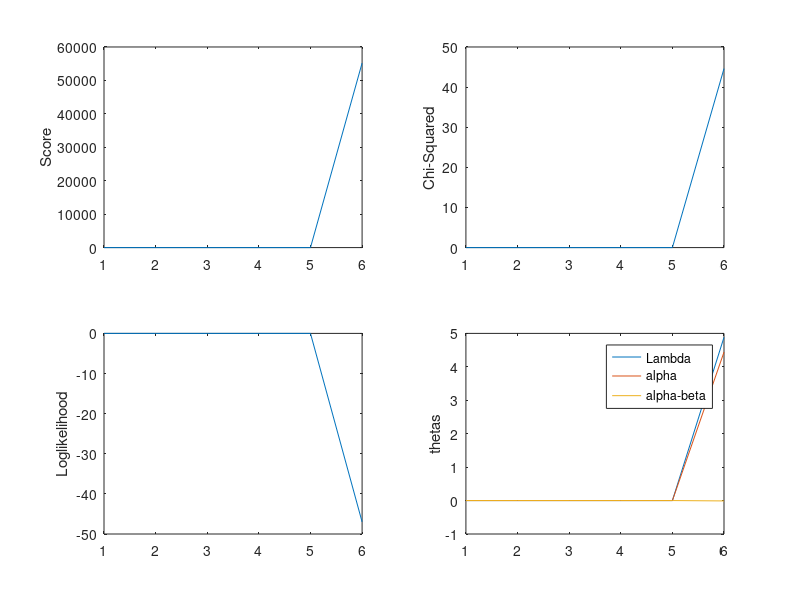

The MATLAB source for this figure:
% enter data from Emily
% imposes constraint on Lambda but leaves in the scoring
%used Genetics paper form to IRLS in Avise et al (1987)
% imposes sample size constraint for each cross!
clear all
N(1,1) = 103
N(1,2) = 167
N(1,3) = 126
N(2,1) = 142
N(2,2) =  86
N(2,3) =  58
N(3,1) = 170
N(3,2) = 108
N(3,3) =  88
NN = 0
k = 0
m = 6
for i=1:3
    for j=1:3
        k = k + 1
         O(k) = log(N(i,j));
        NN = NN + N(i,j);
    end
end
for i=1:3
    NR(i) = 0
    for j=1:3
        NR(i) = NR(i) + N(i,j)
    end
end
% use regression to initialize IRLS
X = [ 1 0 0 1 -1 0 1 0 0; 1 0 0 -1 1 0 1 0 0; 1 0 0 -1 -1 0 -1 0 0; 0 1 0 0 -1 -1 0 -1 1; 0 1 0 0 1 -1 0 1 0; 0 1 0 0 -1 1 0 1 0; 0 0 1 1 0 -1 0 0 1; 0 0 1 -1 0 -1 0 0 -1; 0 0 1 1 0 -1 0 0 1]
%X = [ 1 1 -1 0 1 0 0; 1 -1 1 0 1 0 0; 1 -1 -1 0 -1 0 0; 1 0 -1 -1 0 -1 1; 1 0 1 -1; 1 0 -1 1 0 1 0; 1 1 0 -1 0 0 1; 1 -1 0 -1 0 0 -1; 1 1 0 -1 0 0 1]
%X = [ 1 1 -1 0; 1 -1 1 0; 1 -1 -1 0; 1 0 -1 -1; 1 0 1 -1; 1 0 -1 1; 1 1 0 -1; 1 -1 0 -1; 1 -1 0 1]
X = [1 0 0 1 -1 0; 1 0 0 -1 1 0; 1 0 0 -1 -1 0; 0 1 0 0 -1 -1; 0 1 0 0 1 -1; 0 1 0 0 -1 1; 0 0 1 1 0 -1; 0 0 1 -1 0 -1; 0 0 1 -1 0 1]
H = X'*X
O = O'
theta0 = inv(H)*X'*O
Pred = (X*theta0)
Exp=exp(Pred)
Obs=exp(O)
X2 = 0;
for i=1:9
    X2 = X2 + ((Obs(i))-Exp(i))^2/Exp(i)
end
for i=1:3
      k = 3*(i-1)
    ER(i) = 0
    for j=1:3
        ER(i) = ER(i) + Exp(k+j)
    end
end
'initial',X2,theta0
%IRLS
beta = theta0
iter = 100
%start IRLS
error = 1000
while error > 10^-8
   % calculate Ks from model and parameters
K = exp(X*beta)
for i=1:3
   k = 3*(i-1)
   for j=1:3
       K(k+j) = K(k+j)/NR(i)
   end
end
    A = diag(K)
    A = inv(A)
   
         info = X'*A*X
         info = NN*info
         VAR = inv(info)
         S = A*O
         Y = S + NN*A*X*beta
         betastar=VAR*X'*Y
        Pred = (X*betastar)
        Exp = exp(Pred)
        for i=1:3
      k = 3*(i-1)
      % calculate expected marginal counts for each cross
    ER(i) = 0;
    for j=1:3
        ER(i) = ER(i) + Exp(k+j);
    end
        end
% After getting expected margins, update the betastar to enforce these
% margins
         for i=1:3
    betastar(i)=betastar(i) - log(ER(i)/NR(i));
         end
    % update predictions once the margins are enforced for each cross
      Pred = (X*betastar)
        Exp = exp(Pred)   
%calculate error in marginal counts of crosses
        diff = ER(1) -NR(1) + ER(2) - NR(2) + ER(3) - NR(3)
        Obs=exp(O)
        X2 = 0;
        for i=1:9
            X2 = X2 +(Obs(i)-Exp(i))^2/Exp(i);
        end
        k
        X2
        chisq(k) = X2;
        error = (betastar-beta)'*(betastar-beta)
        rel = (beta)'*(beta)
        error = error/rel
        beta = betastar;
        for i=1:m
            sd(i) = sqrt(VAR(i,i));
        end
        sdd = sd'
        parameters = [beta,sdd]
        Score(k) = sum(X'*Y);
        lnL=0;
        for i=1:9
            lnL = lnL + O(i)*log(K(i));
        end
        Like(k) = lnL;
        beta1(k) = beta(1);
        beta2(k) = beta(2);
        beta4(k) = beta(4);
        
end
subplot(2,2,1)
plot(1:k,Score)
ylabel('Score')
subplot(2,2,2)
plot(1:k,chisq)
ylabel('Chi-Squared')
subplot(2,2,3)
plot(1:k,Like)
ylabel('Loglikelihood')
subplot(2,2,4)
xx=1:k;
plot(xx,beta1,xx,beta2,xx,beta4)
legend('Lambda','alpha','alpha-beta')
ylabel('thetas')